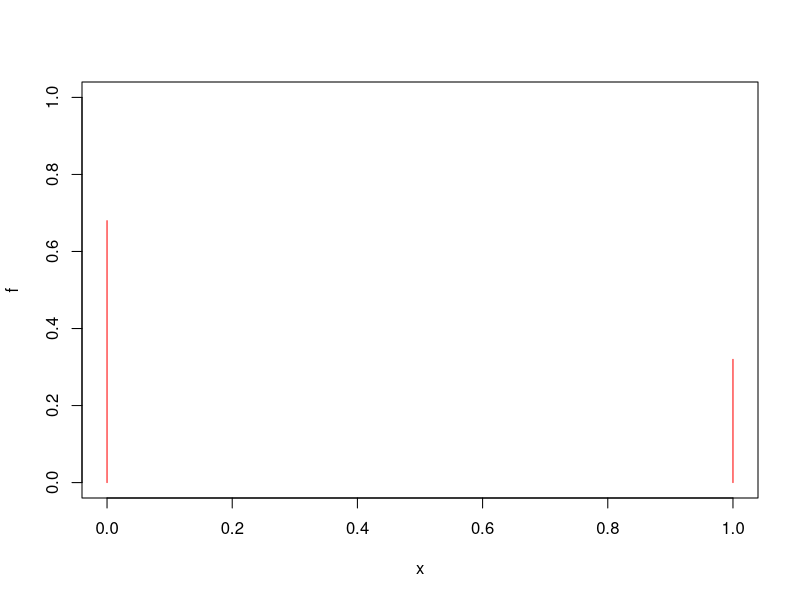
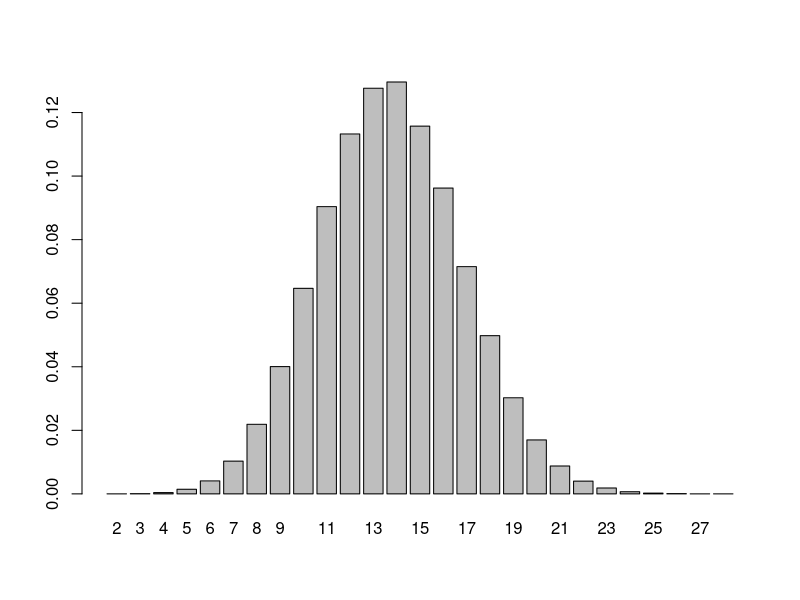
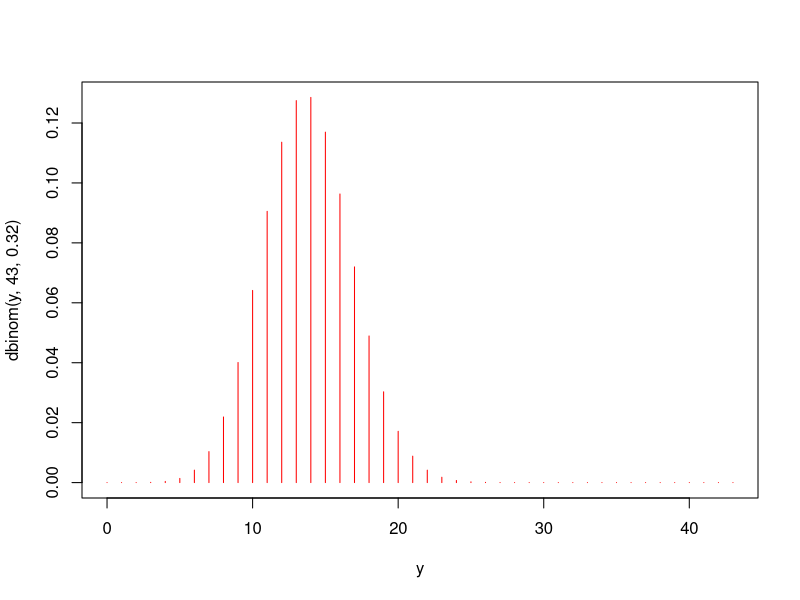
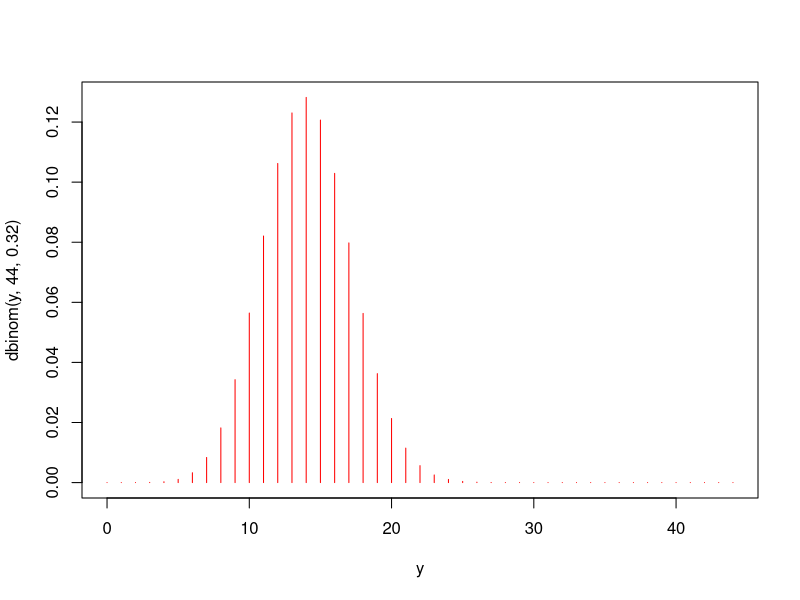

R code for these plots, in order: (Note: this script raises an error after producing the figures.)
#PREGUNTA 1

#a) 
#Bernoulli
x <- c(0,1) # 0 = no y 1 = sí
f <- c(0.68, 0.32) # p = 0.32 y 1-p = 0.63
 
plot(x, f, type="h",ylim=c(0,1), col="red")

n <- 43 #Personas ecuestadas
sample(x, n, f, replace=TRUE) #Sacar un número aleatorios de una función de masa de probabilidad
Y <- function(i){sum(sample(x, n, f, replace=TRUE))} #Crear un función para poder reptetir infinitas veces la encuesta /  ensayo de Bernoulli
Y(i)

encuestas <- sapply(1:400000, Y)
encuestas
#Cada uno de los números es un experiemento aleatorio que esconde 43 ensayos de Bernoulli
table(encuestas)
fr <- table(encuestas)/400000
barplot(fr)
fr["13"]

#Binomial
dbinom(13, 43, 0.32)
#Probalidad de tener 13 muestras positivas (que digan que sí) en una encuesta de 43, cuando la probabilidad de que alguien diga se sí es del 0.32
y <- 0:43
plot(y, dbinom(y, 43, 0.32), type="h", col="red") #tener y respuestas postivas en un encuesta de 43, cuando la probabilidad de una repuesta postiva es de 0.32

#b)
# P(X=17); Z -> Binom(44, 0.32)
dbinom(17, 44, 0.32)
y <- 0:44
plot(y, dbinom(y, 44, 0.32), type="h", col="red")   

#dbinom() = función de massa de probablidad
#pbinom() = función de distribución

#c)
#Nos preguntan que probailidad hay de que menos de 17 personas te digan que sí -> P(X<17)=P(X<=16)
pbinom(16,44,0.32)
#mediana
qbinom(0.25, 44, 0.32) #quartil
#F-1(0.5)=Xm ; la funció inversa en 0.5

24*0.68 #media
24*0.68*0.32 #varianza
qbinom(0.25, 24, 0.68)

y <- 0:43
plot(y, pbinom(y, 24,0.68, type="h", col="red"))

#d) 
#E(X) = n*p
# v
